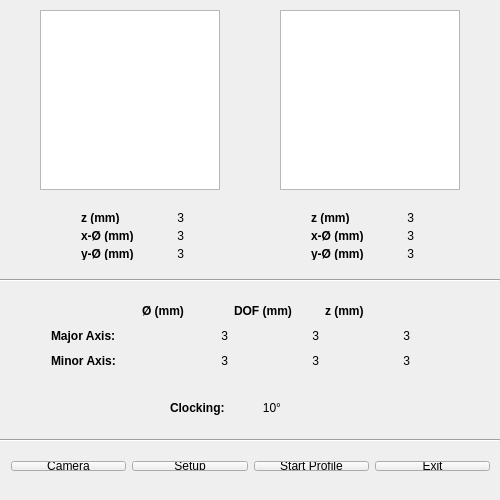
<?xml version="1.0" encoding="UTF-8"?>
<ui version="4.0">
 <class>MainWindow</class>
 <widget class="QMainWindow" name="MainWindow">
  <property name="geometry">
   <rect>
    <x>0</x>
    <y>0</y>
    <width>500</width>
    <height>500</height>
   </rect>
  </property>
  <property name="windowTitle">
   <string>MainWindow</string>
  </property>
  <widget class="QWidget" name="centralWidget">
   <widget class="Line" name="line">
    <property name="geometry">
     <rect>
      <x>0</x>
      <y>430</y>
      <width>500</width>
      <height>20</height>
     </rect>
    </property>
    <property name="orientation">
     <enum>Qt::Horizontal</enum>
    </property>
   </widget>
   <widget class="Line" name="line_2">
    <property name="geometry">
     <rect>
      <x>0</x>
      <y>270</y>
      <width>500</width>
      <height>20</height>
     </rect>
    </property>
    <property name="orientation">
     <enum>Qt::Horizontal</enum>
    </property>
   </widget>
   <widget class="QLabel" name="label">
    <property name="geometry">
     <rect>
      <x>170</x>
      <y>400</y>
      <width>62</width>
      <height>16</height>
     </rect>
    </property>
    <property name="font">
     <font>
      <weight>75</weight>
      <bold>true</bold>
     </font>
    </property>
    <property name="text">
     <string>Clocking:</string>
    </property>
   </widget>
   <widget class="QLabel" name="label_4">
    <property name="geometry">
     <rect>
      <x>240</x>
      <y>400</y>
      <width>41</width>
      <height>16</height>
     </rect>
    </property>
    <property name="text">
     <string>10°</string>
    </property>
    <property name="alignment">
     <set>Qt::AlignRight|Qt::AlignTrailing|Qt::AlignVCenter</set>
    </property>
   </widget>
   <widget class="QGraphicsView" name="graphicsView">
    <property name="geometry">
     <rect>
      <x>40</x>
      <y>10</y>
      <width>180</width>
      <height>180</height>
     </rect>
    </property>
   </widget>
   <widget class="QGraphicsView" name="graphicsView_2">
    <property name="geometry">
     <rect>
      <x>280</x>
      <y>10</y>
      <width>180</width>
      <height>180</height>
     </rect>
    </property>
   </widget>
   <widget class="QWidget" name="layoutWidget">
    <property name="geometry">
     <rect>
      <x>300</x>
      <y>200</y>
      <width>125</width>
      <height>71</height>
     </rect>
    </property>
    <layout class="QGridLayout" name="gridLayout_4">
     <item row="0" column="0">
      <widget class="QLabel" name="label_31">
       <property name="font">
        <font>
         <weight>75</weight>
         <bold>true</bold>
        </font>
       </property>
       <property name="text">
        <string>z (mm)</string>
       </property>
      </widget>
     </item>
     <item row="0" column="1">
      <widget class="QLabel" name="label_32">
       <property name="text">
        <string>3</string>
       </property>
       <property name="alignment">
        <set>Qt::AlignRight|Qt::AlignTrailing|Qt::AlignVCenter</set>
       </property>
      </widget>
     </item>
     <item row="1" column="1">
      <widget class="QLabel" name="label_33">
       <property name="text">
        <string>3</string>
       </property>
       <property name="alignment">
        <set>Qt::AlignRight|Qt::AlignTrailing|Qt::AlignVCenter</set>
       </property>
      </widget>
     </item>
     <item row="2" column="0">
      <widget class="QLabel" name="label_34">
       <property name="font">
        <font>
         <weight>75</weight>
         <bold>true</bold>
        </font>
       </property>
       <property name="text">
        <string>y-Ø (mm)</string>
       </property>
      </widget>
     </item>
     <item row="2" column="1">
      <widget class="QLabel" name="label_35">
       <property name="text">
        <string>3</string>
       </property>
       <property name="alignment">
        <set>Qt::AlignRight|Qt::AlignTrailing|Qt::AlignVCenter</set>
       </property>
      </widget>
     </item>
     <item row="1" column="0">
      <widget class="QLabel" name="label_36">
       <property name="font">
        <font>
         <weight>75</weight>
         <bold>true</bold>
        </font>
       </property>
       <property name="text">
        <string>x-Ø (mm)</string>
       </property>
      </widget>
     </item>
    </layout>
   </widget>
   <widget class="QWidget" name="layoutWidget">
    <property name="geometry">
     <rect>
      <x>0</x>
      <y>450</y>
      <width>501</width>
      <height>32</height>
     </rect>
    </property>
    <layout class="QHBoxLayout" name="horizontalLayout">
     <item>
      <widget class="QPushButton" name="pushButton">
       <property name="text">
        <string>Camera</string>
       </property>
      </widget>
     </item>
     <item>
      <widget class="QPushButton" name="pushButton_2">
       <property name="text">
        <string>Setup</string>
       </property>
      </widget>
     </item>
     <item>
      <widget class="QPushButton" name="pushButton_3">
       <property name="text">
        <string>Start Profile</string>
       </property>
      </widget>
     </item>
     <item>
      <widget class="QPushButton" name="pushButton_4">
       <property name="text">
        <string>Exit</string>
       </property>
      </widget>
     </item>
    </layout>
   </widget>
   <widget class="QWidget" name="layoutWidget">
    <property name="geometry">
     <rect>
      <x>40</x>
      <y>290</y>
      <width>381</width>
      <height>91</height>
     </rect>
    </property>
    <layout class="QGridLayout" name="gridLayout">
     <item row="0" column="1">
      <widget class="QLabel" name="label_11">
       <property name="font">
        <font>
         <weight>75</weight>
         <bold>true</bold>
        </font>
       </property>
       <property name="text">
        <string>Ø (mm)</string>
       </property>
      </widget>
     </item>
     <item row="0" column="2">
      <widget class="QLabel" name="label_12">
       <property name="font">
        <font>
         <weight>75</weight>
         <bold>true</bold>
        </font>
       </property>
       <property name="text">
        <string>DOF (mm)</string>
       </property>
      </widget>
     </item>
     <item row="0" column="3">
      <widget class="QLabel" name="label_13">
       <property name="font">
        <font>
         <weight>75</weight>
         <bold>true</bold>
        </font>
       </property>
       <property name="text">
        <string>z (mm)</string>
       </property>
      </widget>
     </item>
     <item row="1" column="0">
      <widget class="QLabel" name="label_2">
       <property name="font">
        <font>
         <weight>75</weight>
         <bold>true</bold>
        </font>
       </property>
       <property name="text">
        <string>Major Axis:</string>
       </property>
      </widget>
     </item>
     <item row="1" column="1">
      <widget class="QLabel" name="label_5">
       <property name="text">
        <string>3</string>
       </property>
       <property name="alignment">
        <set>Qt::AlignRight|Qt::AlignTrailing|Qt::AlignVCenter</set>
       </property>
      </widget>
     </item>
     <item row="1" column="2">
      <widget class="QLabel" name="label_7">
       <property name="text">
        <string>3</string>
       </property>
       <property name="alignment">
        <set>Qt::AlignRight|Qt::AlignTrailing|Qt::AlignVCenter</set>
       </property>
      </widget>
     </item>
     <item row="1" column="3">
      <widget class="QLabel" name="label_9">
       <property name="text">
        <string>3</string>
       </property>
       <property name="alignment">
        <set>Qt::AlignRight|Qt::AlignTrailing|Qt::AlignVCenter</set>
       </property>
      </widget>
     </item>
     <item row="2" column="0">
      <widget class="QLabel" name="label_3">
       <property name="font">
        <font>
         <weight>75</weight>
         <bold>true</bold>
        </font>
       </property>
       <property name="text">
        <string>Minor Axis:</string>
       </property>
      </widget>
     </item>
     <item row="2" column="1">
      <widget class="QLabel" name="label_6">
       <property name="text">
        <string>3</string>
       </property>
       <property name="alignment">
        <set>Qt::AlignRight|Qt::AlignTrailing|Qt::AlignVCenter</set>
       </property>
      </widget>
     </item>
     <item row="2" column="2">
      <widget class="QLabel" name="label_8">
       <property name="text">
        <string>3</string>
       </property>
       <property name="alignment">
        <set>Qt::AlignRight|Qt::AlignTrailing|Qt::AlignVCenter</set>
       </property>
      </widget>
     </item>
     <item row="2" column="3">
      <widget class="QLabel" name="label_10">
       <property name="text">
        <string>3</string>
       </property>
       <property name="alignment">
        <set>Qt::AlignRight|Qt::AlignTrailing|Qt::AlignVCenter</set>
       </property>
      </widget>
     </item>
    </layout>
   </widget>
   <widget class="QWidget" name="layoutWidget">
    <property name="geometry">
     <rect>
      <x>70</x>
      <y>200</y>
      <width>125</width>
      <height>71</height>
     </rect>
    </property>
    <layout class="QGridLayout" name="gridLayout_3">
     <item row="0" column="0">
      <widget class="QLabel" name="label_25">
       <property name="font">
        <font>
         <weight>75</weight>
         <bold>true</bold>
        </font>
       </property>
       <property name="text">
        <string>z (mm)</string>
       </property>
      </widget>
     </item>
     <item row="0" column="1">
      <widget class="QLabel" name="label_30">
       <property name="text">
        <string>3</string>
       </property>
       <property name="alignment">
        <set>Qt::AlignRight|Qt::AlignTrailing|Qt::AlignVCenter</set>
       </property>
      </widget>
     </item>
     <item row="1" column="1">
      <widget class="QLabel" name="label_26">
       <property name="text">
        <string>3</string>
       </property>
       <property name="alignment">
        <set>Qt::AlignRight|Qt::AlignTrailing|Qt::AlignVCenter</set>
       </property>
      </widget>
     </item>
     <item row="2" column="0">
      <widget class="QLabel" name="label_29">
       <property name="font">
        <font>
         <weight>75</weight>
         <bold>true</bold>
        </font>
       </property>
       <property name="text">
        <string>y-Ø (mm)</string>
       </property>
      </widget>
     </item>
     <item row="2" column="1">
      <widget class="QLabel" name="label_27">
       <property name="text">
        <string>3</string>
       </property>
       <property name="alignment">
        <set>Qt::AlignRight|Qt::AlignTrailing|Qt::AlignVCenter</set>
       </property>
      </widget>
     </item>
     <item row="1" column="0">
      <widget class="QLabel" name="label_28">
       <property name="font">
        <font>
         <weight>75</weight>
         <bold>true</bold>
        </font>
       </property>
       <property name="text">
        <string>x-Ø (mm)</string>
       </property>
      </widget>
     </item>
    </layout>
   </widget>
   <zorder>layoutWidget</zorder>
   <zorder>layoutWidget</zorder>
   <zorder>layoutWidget</zorder>
   <zorder>line</zorder>
   <zorder>line_2</zorder>
   <zorder>label</zorder>
   <zorder>label_4</zorder>
   <zorder>graphicsView</zorder>
   <zorder>graphicsView_2</zorder>
   <zorder>layoutWidget</zorder>
  </widget>
 </widget>
 <layoutdefault spacing="6" margin="11"/>
 <resources/>
 <connections>
  <connection>
   <sender>pushButton</sender>
   <signal>clicked()</signal>
   <receiver>MainWindow</receiver>
   <slot>openCameraWindow()</slot>
   <hints>
    <hint type="sourcelabel">
     <x>61</x>
     <y>487</y>
    </hint>
    <hint type="destinationlabel">
     <x>249</x>
     <y>249</y>
    </hint>
   </hints>
  </connection>
  <connection>
   <sender>pushButton_4</sender>
   <signal>clicked()</signal>
   <receiver>MainWindow</receiver>
   <slot>close()</slot>
   <hints>
    <hint type="sourcelabel">
     <x>438</x>
     <y>487</y>
    </hint>
    <hint type="destinationlabel">
     <x>249</x>
     <y>249</y>
    </hint>
   </hints>
  </connection>
  <connection>
   <sender>pushButton_2</sender>
   <signal>clicked()</signal>
   <receiver>MainWindow</receiver>
   <slot>openSetupDialog()</slot>
   <hints>
    <hint type="sourcelabel">
     <x>216</x>
     <y>477</y>
    </hint>
    <hint type="destinationlabel">
     <x>234</x>
     <y>249</y>
    </hint>
   </hints>
  </connection>
  <connection>
   <sender>pushButton_3</sender>
   <signal>clicked()</signal>
   <receiver>MainWindow</receiver>
   <slot>startProfile()</slot>
   <hints>
    <hint type="sourcelabel">
     <x>307</x>
     <y>482</y>
    </hint>
    <hint type="destinationlabel">
     <x>293</x>
     <y>259</y>
    </hint>
   </hints>
  </connection>
 </connections>
 <slots>
  <slot>openCameraWindow()</slot>
  <slot>openSetupDialog()</slot>
  <slot>startProfile()</slot>
 </slots>
</ui>
